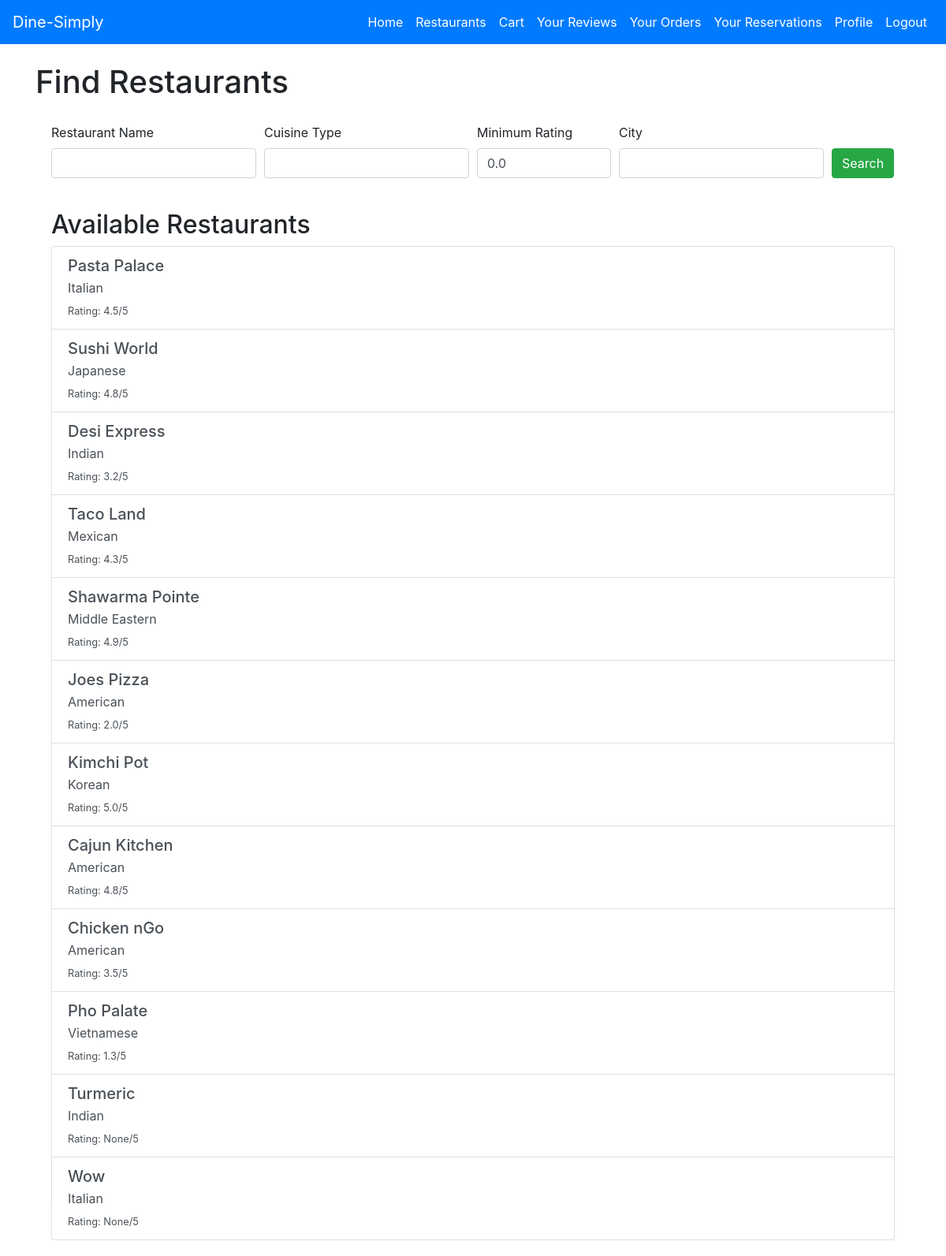
/restaurants (signed in), run on an earlier commit of the app's database.
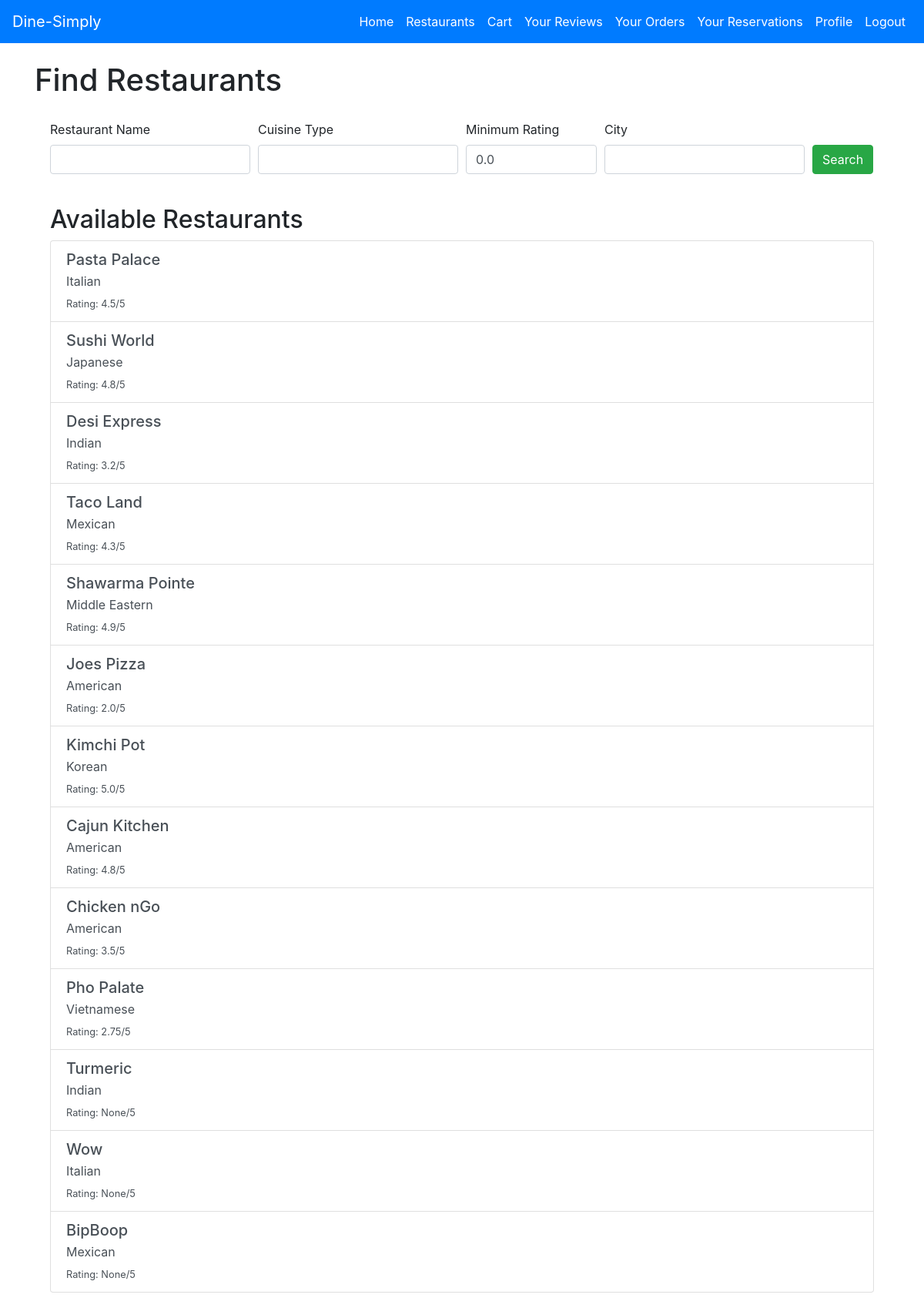
And on a later commit of the database.
### tables this page shows
CREATE TABLE "Restaurant" (
    RestaurantID INTEGER PRIMARY KEY AUTOINCREMENT,
    Name VARCHAR(100) NOT NULL,
    Address VARCHAR(255),
    City VARCHAR(100),
    State VARCHAR(50),
    ZipCode VARCHAR(10),
    Website VARCHAR(255),
    Rating DOUBLE,
    CuisineType VARCHAR(50),
    Longitude DOUBLE,
    Latitude DOUBLE,
    NumberOfTables INT,
    MaxPeoplePerTable INT
);

### app.py (the view)
@app.route('/restaurants', methods=['GET', 'POST'])
@login_required
def restaurants():
    form = SearchForm()
    restaurants = []
    if form.validate_on_submit():
        name = form.name.data
        cuisine = form.cuisine_type.data
        rating = form.min_rating.data
        city = form.city.data
        query = 'SELECT * FROM Restaurant WHERE 1=1'
        params = []
        if name:
            query += ' AND Name LIKE ?'
            params.append(f"%{name}%")
        if cuisine:
            query += ' AND CuisineType LIKE ?'
            params.append(f"%{cuisine}%")
        if rating:
            query += ' AND Rating >= ?'
            params.append(float(rating))
        if city:
            query += ' AND City LIKE ?'
            params.append(f"%{city}%")
        conn = get_db_connection()
        restaurants = conn.execute(query, params).fetchall()
        conn.close()
    else:
        conn = get_db_connection()
        restaurants = conn.execute('SELECT * FROM Restaurant').fetchall()
        conn.close()
    return render_template('restaurants.html', restaurants=restaurants, form=form)

### forms.py
class SearchForm(FlaskForm):
    name = StringField('Restaurant Name', validators=[Length(max=100)])
    cuisine_type = StringField('Cuisine Type', validators=[Length(max=50)])
    min_rating = DecimalField(
        'Minimum Rating',
        validators=[Optional(), NumberRange(min=0, max=5)],
        places=1,
        default=0,
    )
    city = StringField('City', validators=[Length(max=100)])  # Added 'city' field
    submit = SubmitField('Search')

### app.py (called while the page is built)
def get_db_connection():
    conn = sqlite3.connect(db_path)
    conn.row_factory = sqlite3.Row
    return conn

@login_manager.user_loader
def load_user(user_id):
    return User.get(user_id)

    @staticmethod
    def get(user_id):
        conn = get_db_connection()
        user = conn.execute('SELECT * FROM User WHERE UserID = ?', (user_id,)).fetchone()
        conn.close()
        if user:
            return User(*user)
        return None

### templates/restaurants.html (shortened to what this page needs)
<!DOCTYPE html>
<html lang="en">
<head>
    <link rel="stylesheet" href="https://stackpath.bootstrapcdn.com/bootstrap/4.5.0/css/bootstrap.min.css">
</head>
<body>
    {% include 'navbar_customer.html' %}
    <div class="container mt-4">
        <h1>Find Restaurants</h1>
        <div class="card-body">
            <form method="POST" action="{{ url_for('restaurants') }}" class="mb-4">
                <div class="form-row">
                    <div class="form-group col-md-3">
                        {{ form.name.label(class="form-label") }}
                        {{ form.name(class="form-control") }}
                    </div>
                    <div class="form-group col-md-3">
                        {{ form.cuisine_type.label(class="form-label") }}
                        {{ form.cuisine_type(class="form-control") }}
                    </div>
                    <div class="form-group col-md-2">
                        {{ form.min_rating.label(class="form-label") }}
                        {{ form.min_rating(class="form-control") }}
                    </div>
                    <div class="form-group col-md-3">
                        {{ form.city.label(class="form-label") }}
                        {{ form.city(class="form-control") }}
                    </div>
                    <div class="form-group col-md-1 align-self-end">
                        {{ form.submit(class="btn btn-success") }}
                    </div>
                </div>
            </form>
            <h2>Available Restaurants</h2>
            {% if restaurants %}
                <div class="list-group">
                    {% for restaurant in restaurants %}
                        <a href="{{ url_for('restaurant_detail', restaurant_id=restaurant.RestaurantID) }}" class="list-group-item list-group-item-action">
                            <h5 class="mb-1">{{ restaurant.Name }}</h5>
                            <p class="mb-1">{{ restaurant.CuisineType }}</p>
                            <small>Rating: {{ restaurant.Rating }}/5</small>
                        </a>
                    {% endfor %}
                </div>
            {% else %}
                <p>No restaurants found matching your criteria.</p>
            {% endif %}
        </div>
    </div>
</body>
</html>

What changed in the data, as far as the page shows it:
changed Restaurant "Pho Palate": Rating "1.3" → "2.75"
added Restaurant: Name "BipBoop", CuisineType "Mexican", Rating "None"
